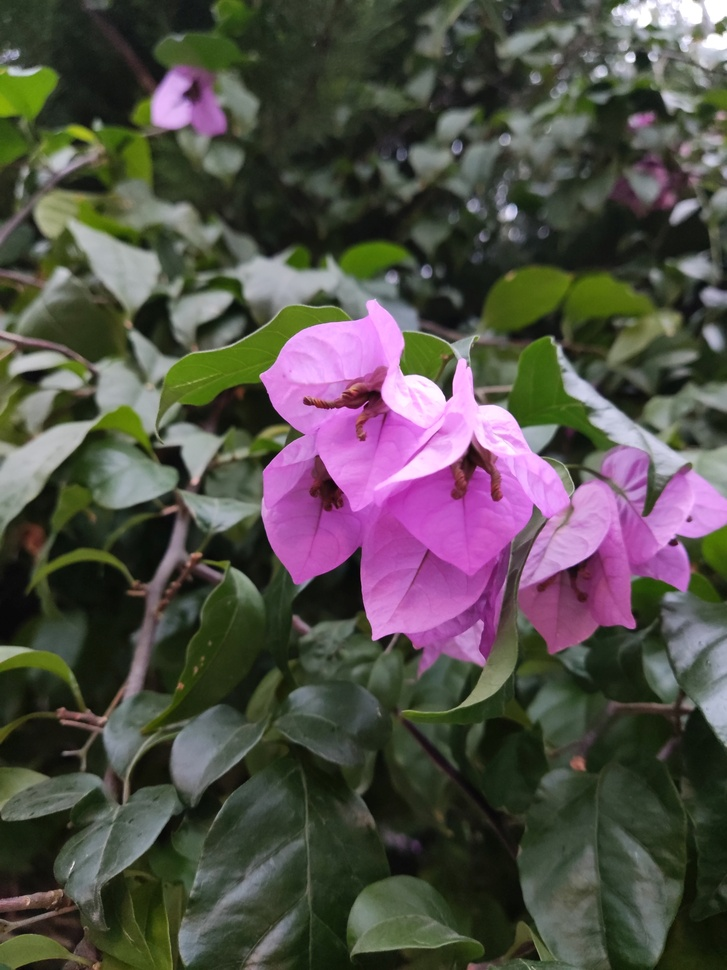
#> input picture HW1/Qustions/Flowers.jpg, 727 x 970 px, shrunk from 1500 x 2000 before the run, found by its file name
$ python q4.py
#> lines starting #> are read from the running program, lines starting #| are printed output that depends on the picture
# import libraries and read image
import numpy as np
import cv2
import matplotlib.pyplot as plt


# blur image using gaussian filter
def blur(img):
    shape, sigma = 20, 10
    gauss_filter_x = np.array([np.exp(-(i - shape // 2) ** 2 / (2 * sigma ** 2)) for i in range(shape)])
    gauss_filter_x = gauss_filter_x / sum(gauss_filter_x)
    gauss_filter_x = gauss_filter_x.reshape((1, shape))
    gauss_filter_y = gauss_filter_x.reshape((shape, 1))
    blurred_img = cv2.filter2D(img, -1, gauss_filter_x)
    blurred_img = cv2.filter2D(blurred_img, -1, gauss_filter_y)
    return blurred_img


img = cv2.imread('Flowers.jpg')
#> img is the input picture: shape (970, 727, 3); mean B, G, R 73.7, 79, 83
img = cv2.cvtColor(img, cv2.COLOR_BGR2HSV)
#> img: shape (970, 727, 3); mean H, S, V 65.4, 84.7, 91.2

# convert pink color to yellow
h, s, v = cv2.split(img)
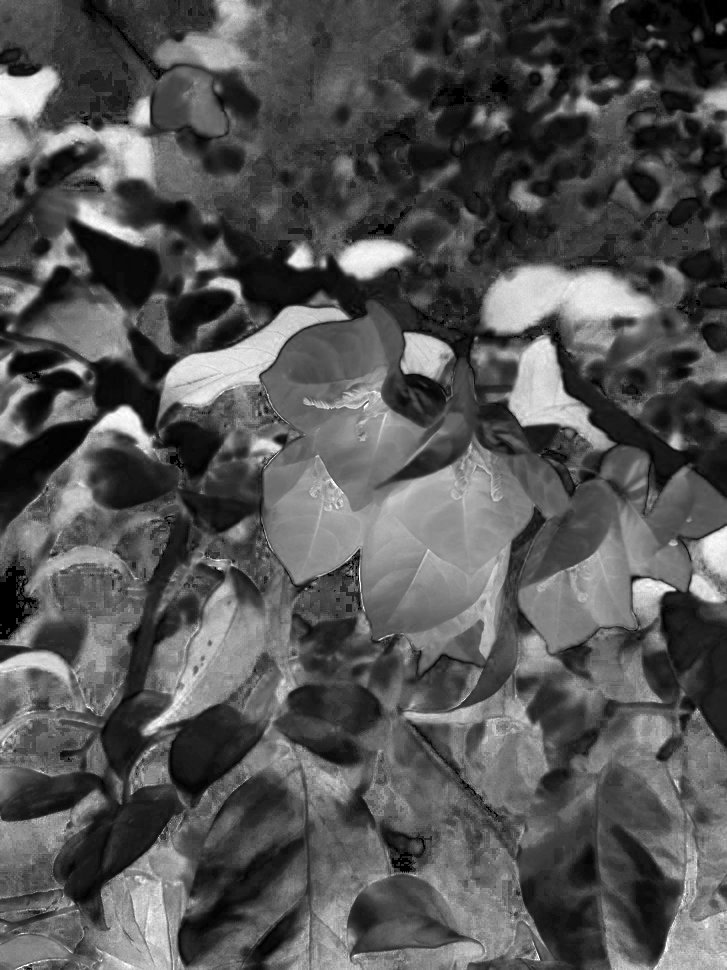
#> s: shape (970, 727); min 0, max 255, mean 84.7
ht = np.where(h > 135, h - 120, h)
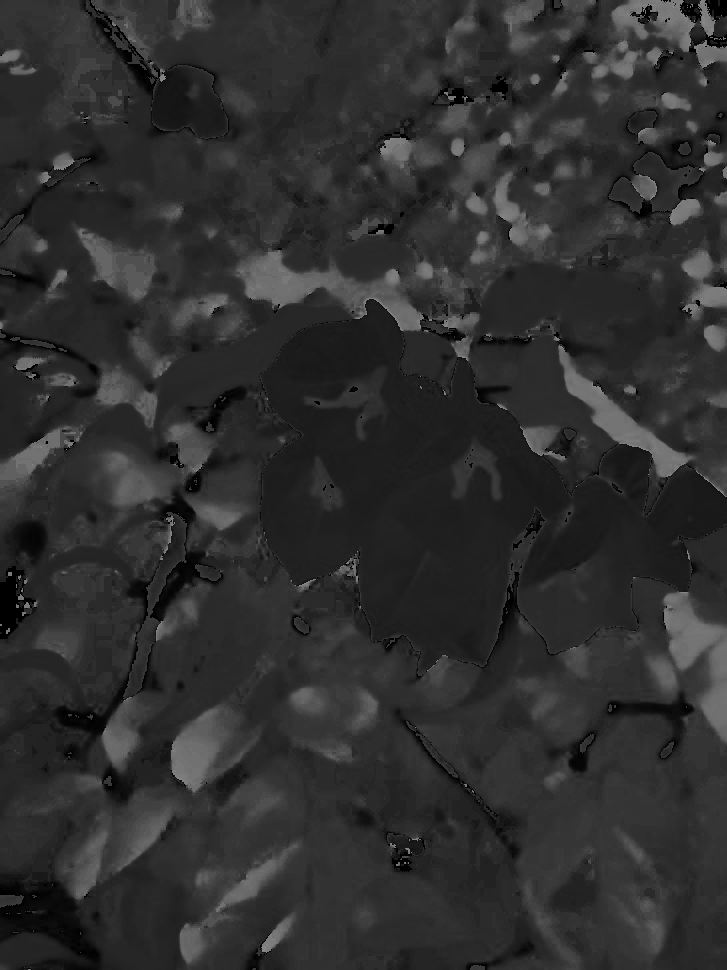
#> ht: shape (970, 727); min 0, max 135, mean 47
yellow_img = cv2.merge((ht, s, v))
#> yellow_img: shape (970, 727, 3); mean H, S, V 47, 84.7, 91.2
rgb_img = cv2.cvtColor(yellow_img, cv2.COLOR_HSV2RGB);

r, g, b = cv2.split(rgb_img)
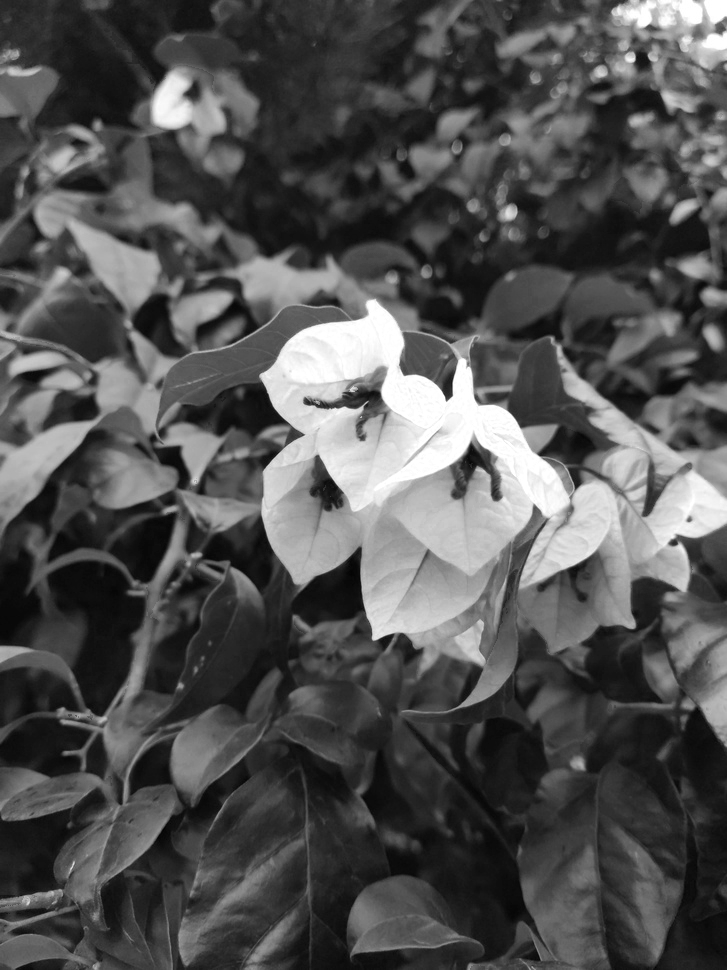
#> r: shape (970, 727); min 2, max 255, mean 81.9
rt, gt, bt = blur(r), blur(g), blur(b)
#> in blur (call 2), `shape, sigma = 20, 10`: shape = 20; sigma = 10
#> in blur (call 2), `gauss_filter_x = np.array([np.exp(-(i - shape // 2) ** 2 / (2 * sigma ..`: gauss_filter_x = 20 values, max 1 at index 10, min 0.607 at index 0, mean 0.855
#> in blur (call 2), `gauss_filter_x = gauss_filter_x / sum(gauss_filter_x)`: gauss_filter_x = 20 values, max 0.0585 at index 10, min 0.0355 at index 0, mean 0.05
#> in blur (call 2), `gauss_filter_y = gauss_filter_x.reshape((shape, 1))`: gauss_filter_y has the same summary as gauss_filter_x
#> in blur (call 2), `blurred_img = cv2.filter2D(blurred_img, -1, gauss_filter_y)`:
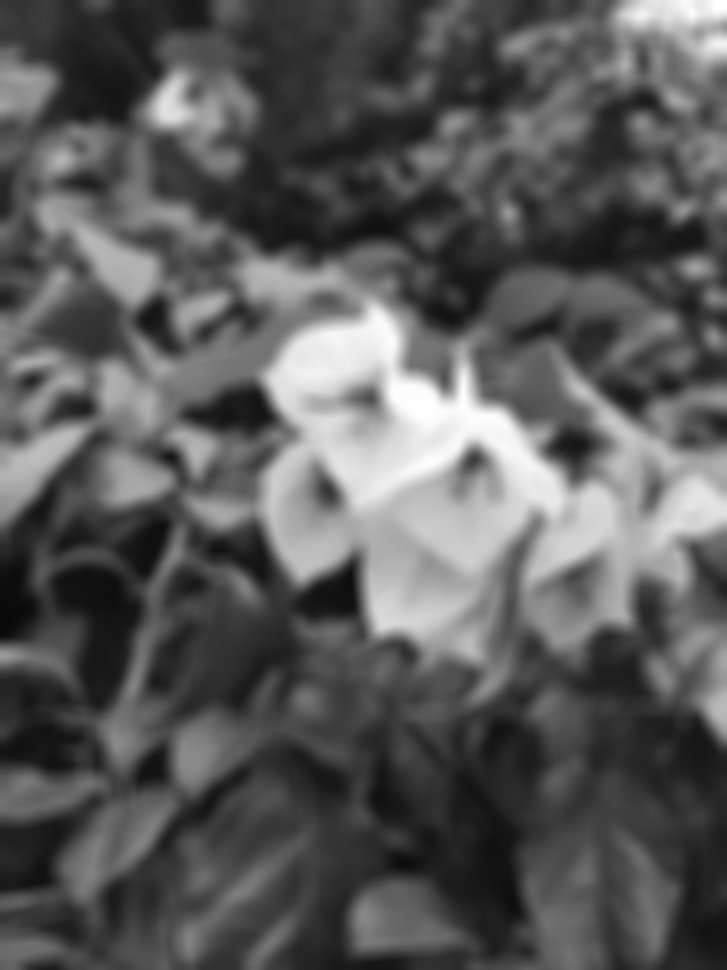
#> blurred_img: shape (970, 727); min 9, max 255, mean 89.8
blurred_img = cv2.merge((rt, gt, bt))
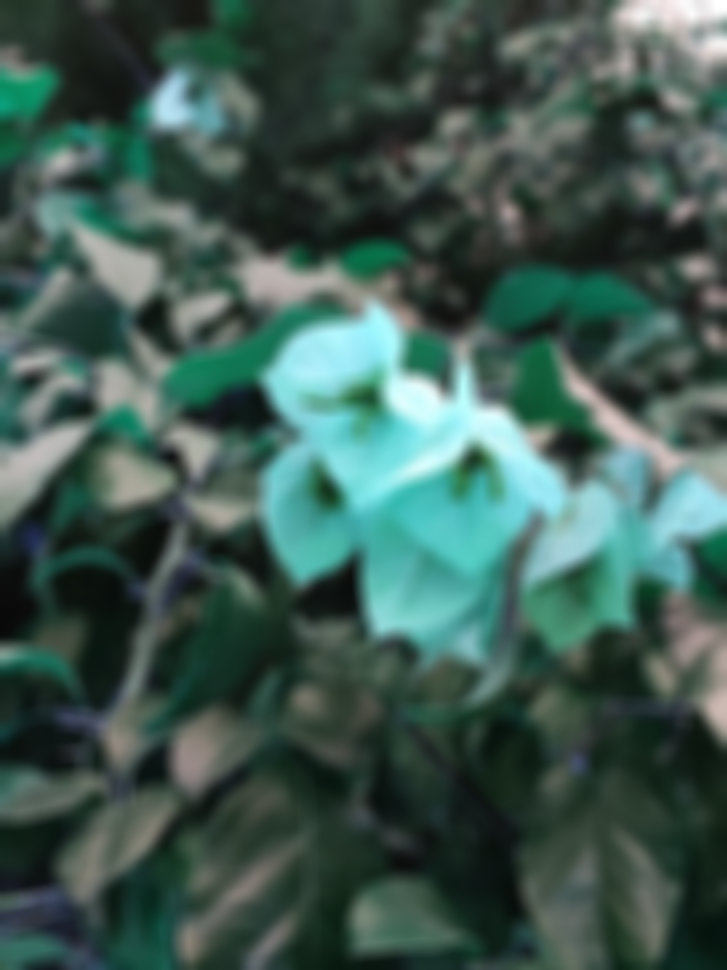
#> blurred_img: shape (970, 727, 3); mean of channels 0, 1, 2 81.9, 89.8, 63; drawn as B, G, R

# blur and changing color together
rtt = np.where(h > 135, r, rt)
gtt = np.where(h > 135, g, gt)
btt = np.where(h > 135, b, bt)
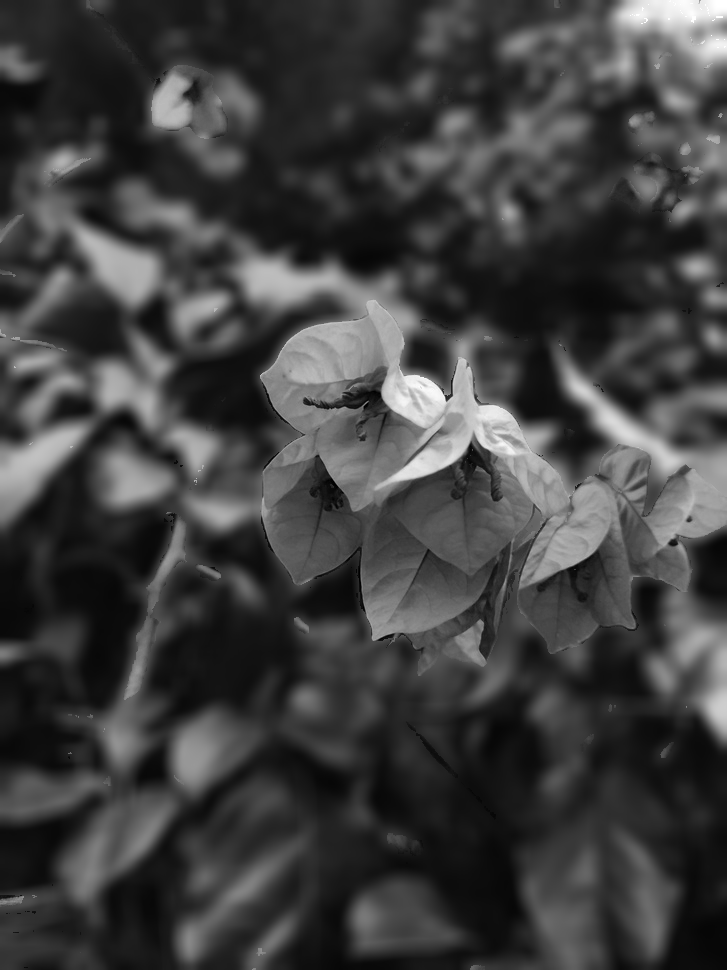
#> btt: shape (970, 727); min 0, max 255, mean 63.4
result = cv2.merge((rtt, gtt, btt))
#> result: shape (970, 727, 3); mean H, S, V 82.6, 90.6, 63.4

# save image
img = cv2.cvtColor(result, cv2.COLOR_RGB2BGR)
#> img: shape (970, 727, 3); mean H, S, V 63.4, 90.6, 82.6
cv2.imwrite("res06.jpg", img)

$ run again, with HW1/Qustions/Pink.jpg copied over HW1/Qustions/Flowers.jpg
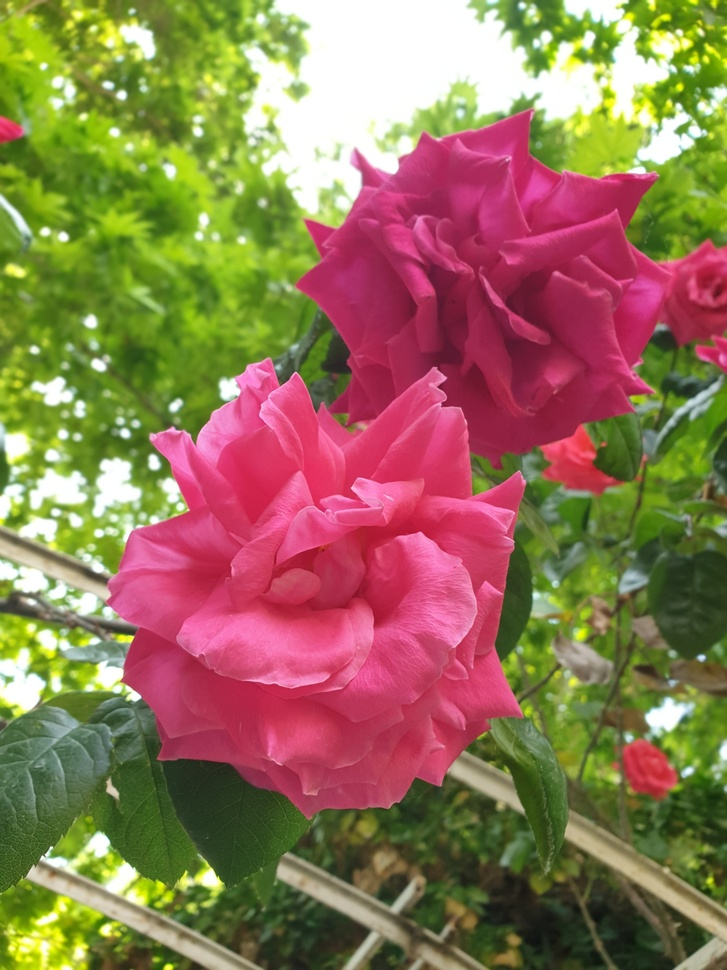
#> input picture HW1/Qustions/Pink.jpg, 727 x 970 px, shrunk from 1512 x 2016 before the run, found by its file name
#> img is the input picture: shape (970, 727, 3); mean B, G, R 85.2, 117.6, 146.5
#> yellow_img: shape (970, 727, 3); mean H, S, V 42.6, 146.7, 161.5
#> `rtt = np.where(h > 135, r, rt)`:
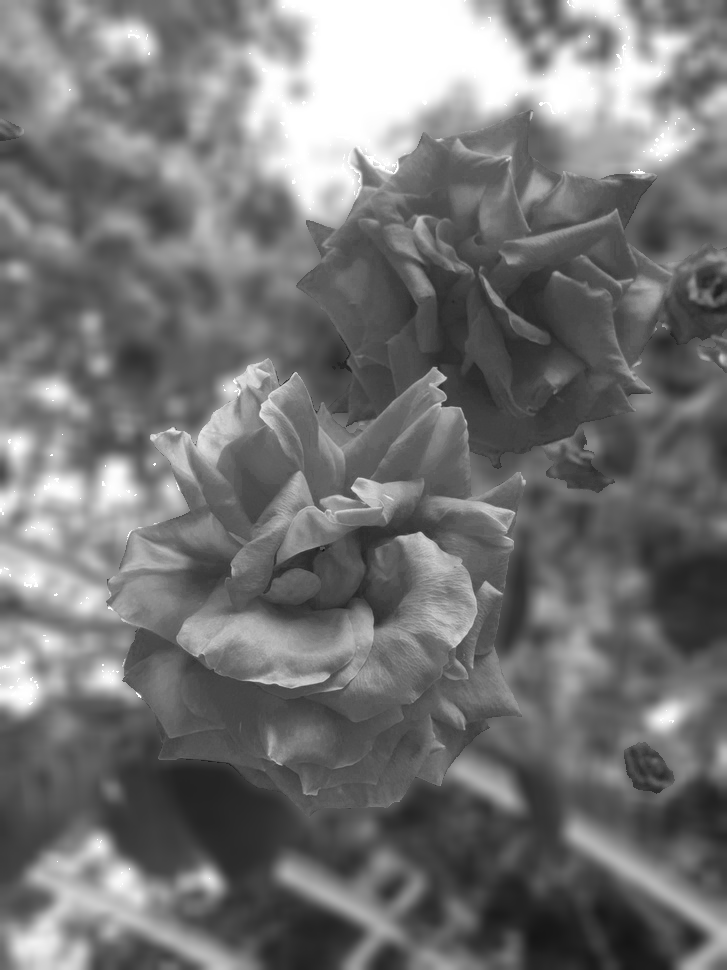
#> rtt: shape (970, 727); min 16, max 255, mean 116.6
#> `gtt = np.where(h > 135, g, gt)`:
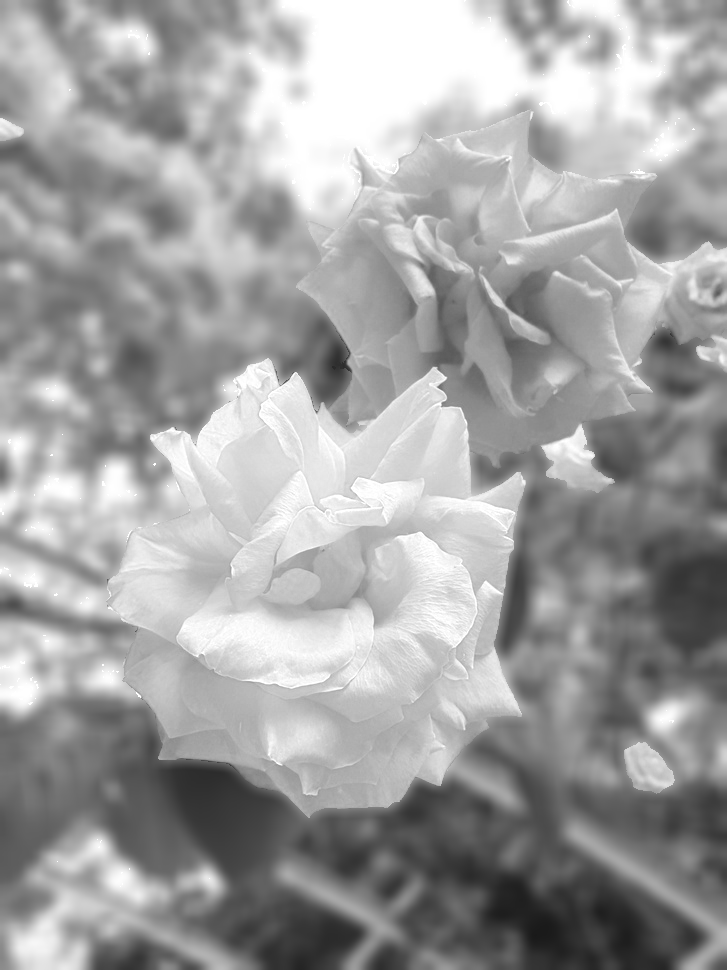
#> gtt: shape (970, 727); min 25, max 255, mean 161.2
#> result: shape (970, 727, 3); mean H, S, V 116.6, 161.2, 71.3
